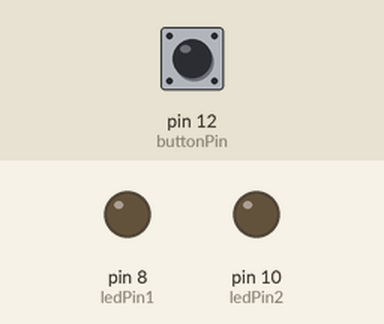
Bench run of a sketch on a simulated Arduino Uno, built with avr-gcc and run on an emulated ATmega328P. Parts: output pins drawn as LEDs (lit = HIGH). The inputs (shaded band) are chosen by the test bench; at power-on: pin 12 (buttonPin) HIGH.

Above: at 1.2 s.
1.3 s: pin 12 (buttonPin) pulled LOW for 0.15 s
At 2.1 s:
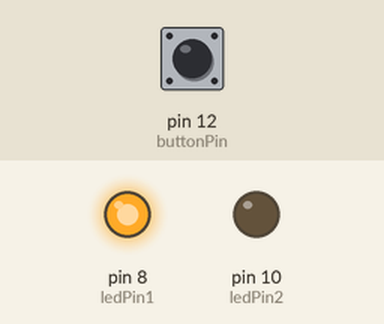
2.9 s: pin 12 (buttonPin) pulled LOW for 1 s
At 3.3 s:
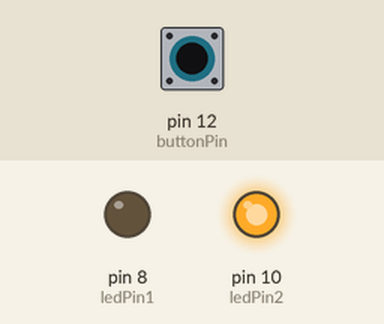
5.4 s: pin 12 (buttonPin) pulled LOW for 3.2 s
At 6.4 s:
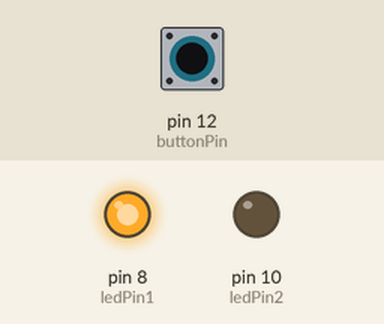
Timing chart, 0 to 8.4 s (numbered marks = the images above; inputs shaded):
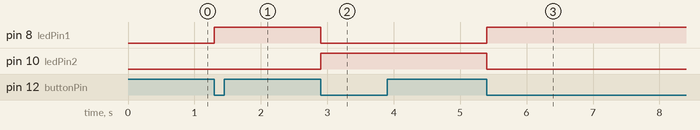

The sketch:

opdracht3.ino
```cpp
// Definieer de pinnen
const int ledPin1 = 8;
const int ledPin2 = 10;
const int buttonPin = 12;

// Variabelen om de status bij te houden
int buttonState = 0;
int lastButtonState = 0;
int counter = 0;

void setup() {
  // Stel de LED-pinnen in als output
  pinMode(ledPin1, OUTPUT);
  pinMode(ledPin2, OUTPUT);

  // Stel de knop pin in als input met interne pull-up weerstand
  pinMode(buttonPin, INPUT_PULLUP);
}

void loop() {
  // Lees de huidige staat van de knop
  buttonState = digitalRead(buttonPin);

  // Controleer of de knop is ingedrukt
  if (buttonState == LOW && lastButtonState == HIGH) {
    // Verhoog de teller
    counter++;

    // Update de LED's
    if (counter % 2 == 0) {
      digitalWrite(ledPin1, LOW);
      digitalWrite(ledPin2, HIGH);
    } else {
      digitalWrite(ledPin1, HIGH);
      digitalWrite(ledPin2, LOW);
    }

    // Wacht 50ms om debounce te voorkomen
    delay(50);
  }

  // Update de laatste knopstatus
  lastButtonState = buttonState;
}
```

Measured:
- after the input at 1.3 s, pin 8 (ledPin1): LOW → HIGH at once
- after the input at 2.9 s, pin 8 (ledPin1): HIGH → LOW at once; pin 10 (ledPin2): LOW → HIGH at once
- after the input at 5.4 s, pin 8 (ledPin1): LOW → HIGH at once; pin 10 (ledPin2): HIGH → LOW at once
